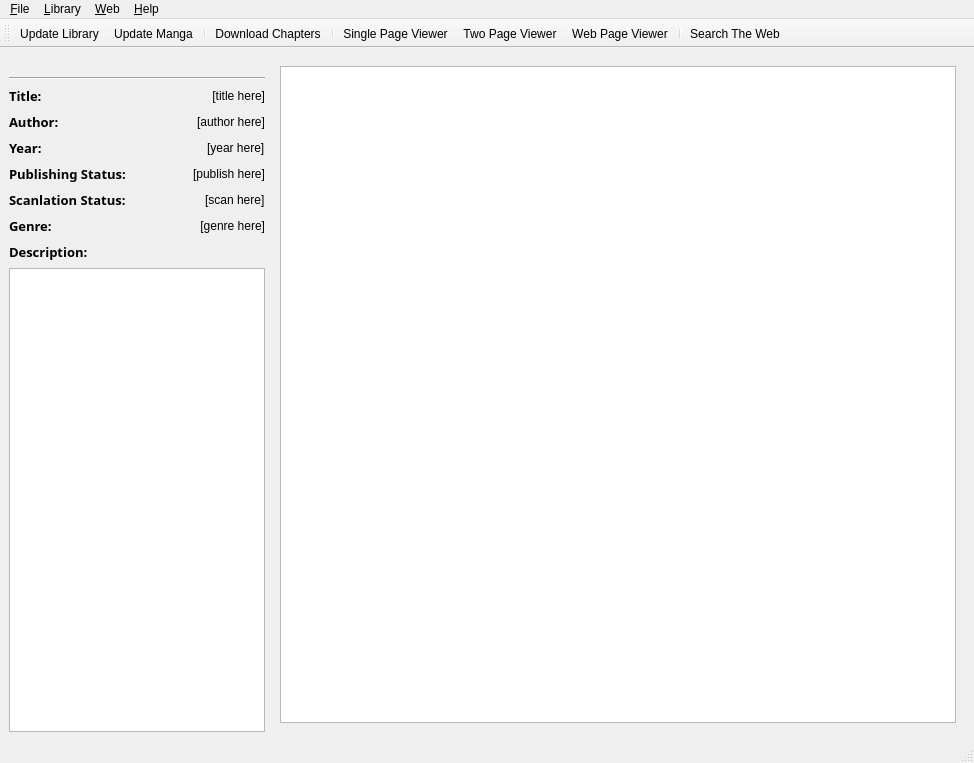
<?xml version="1.0" encoding="UTF-8"?>
<ui version="4.0">
 <class>MainWindow</class>
 <widget class="QMainWindow" name="MainWindow">
  <property name="geometry">
   <rect>
    <x>0</x>
    <y>0</y>
    <width>974</width>
    <height>763</height>
   </rect>
  </property>
  <property name="windowTitle">
   <string>MainWindow</string>
  </property>
  <widget class="QWidget" name="centralwidget">
   <layout class="QHBoxLayout" name="horizontalLayout">
    <item>
     <widget class="QSplitter" name="splitter">
      <property name="sizePolicy">
       <sizepolicy hsizetype="Expanding" vsizetype="Expanding">
        <horstretch>0</horstretch>
        <verstretch>0</verstretch>
       </sizepolicy>
      </property>
      <property name="minimumSize">
       <size>
        <width>0</width>
        <height>0</height>
       </size>
      </property>
      <property name="orientation">
       <enum>Qt::Horizontal</enum>
      </property>
      <property name="opaqueResize">
       <bool>true</bool>
      </property>
      <property name="handleWidth">
       <number>5</number>
      </property>
      <widget class="QWidget" name="widget" native="true">
       <property name="sizePolicy">
        <sizepolicy hsizetype="Preferred" vsizetype="Preferred">
         <horstretch>1</horstretch>
         <verstretch>0</verstretch>
        </sizepolicy>
       </property>
       <layout class="QVBoxLayout" name="verticalLayout">
        <item>
         <widget class="QLabel" name="cover_label">
          <property name="text">
           <string/>
          </property>
          <property name="pixmap">
           <pixmap>../../../../../../kml/.Cover/Aka Akatoretachi no Monogatari.jpg</pixmap>
          </property>
          <property name="scaledContents">
           <bool>false</bool>
          </property>
          <property name="alignment">
           <set>Qt::AlignHCenter|Qt::AlignTop</set>
          </property>
         </widget>
        </item>
        <item>
         <widget class="Line" name="line">
          <property name="orientation">
           <enum>Qt::Horizontal</enum>
          </property>
         </widget>
        </item>
        <item>
         <layout class="QHBoxLayout" name="title_hlayout">
          <item>
           <widget class="QLabel" name="label_2">
            <property name="font">
             <font>
              <family>Arial Black</family>
              <pointsize>10</pointsize>
              <weight>75</weight>
              <bold>true</bold>
             </font>
            </property>
            <property name="text">
             <string>Title:</string>
            </property>
           </widget>
          </item>
          <item>
           <spacer name="horizontalSpacer">
            <property name="orientation">
             <enum>Qt::Horizontal</enum>
            </property>
            <property name="sizeHint" stdset="0">
             <size>
              <width>40</width>
              <height>20</height>
             </size>
            </property>
           </spacer>
          </item>
          <item>
           <widget class="QLabel" name="label_title">
            <property name="text">
             <string>[title here]</string>
            </property>
            <property name="alignment">
             <set>Qt::AlignRight|Qt::AlignTrailing|Qt::AlignVCenter</set>
            </property>
            <property name="wordWrap">
             <bool>true</bool>
            </property>
           </widget>
          </item>
         </layout>
        </item>
        <item>
         <layout class="QHBoxLayout" name="author_hlayout">
          <item>
           <widget class="QLabel" name="author_title">
            <property name="font">
             <font>
              <family>Arial Black</family>
              <pointsize>10</pointsize>
              <weight>75</weight>
              <bold>true</bold>
             </font>
            </property>
            <property name="text">
             <string>Author:</string>
            </property>
           </widget>
          </item>
          <item>
           <spacer name="horizontalSpacer_2">
            <property name="orientation">
             <enum>Qt::Horizontal</enum>
            </property>
            <property name="sizeHint" stdset="0">
             <size>
              <width>40</width>
              <height>20</height>
             </size>
            </property>
           </spacer>
          </item>
          <item>
           <widget class="QLabel" name="label_author">
            <property name="text">
             <string>[author here]</string>
            </property>
           </widget>
          </item>
         </layout>
        </item>
        <item>
         <layout class="QHBoxLayout" name="year_hlayout">
          <item>
           <widget class="QLabel" name="year_title">
            <property name="font">
             <font>
              <family>Arial Black</family>
              <pointsize>10</pointsize>
              <weight>75</weight>
              <bold>true</bold>
             </font>
            </property>
            <property name="text">
             <string>Year:</string>
            </property>
           </widget>
          </item>
          <item>
           <spacer name="horizontalSpacer_3">
            <property name="orientation">
             <enum>Qt::Horizontal</enum>
            </property>
            <property name="sizeHint" stdset="0">
             <size>
              <width>40</width>
              <height>20</height>
             </size>
            </property>
           </spacer>
          </item>
          <item>
           <widget class="QLabel" name="label_year">
            <property name="text">
             <string>[year here]</string>
            </property>
           </widget>
          </item>
         </layout>
        </item>
        <item>
         <layout class="QHBoxLayout" name="publish_hlayout">
          <item>
           <widget class="QLabel" name="publish_title">
            <property name="font">
             <font>
              <family>Arial Black</family>
              <pointsize>10</pointsize>
              <weight>75</weight>
              <bold>true</bold>
             </font>
            </property>
            <property name="text">
             <string>Publishing Status:</string>
            </property>
           </widget>
          </item>
          <item>
           <spacer name="horizontalSpacer_5">
            <property name="orientation">
             <enum>Qt::Horizontal</enum>
            </property>
            <property name="sizeHint" stdset="0">
             <size>
              <width>40</width>
              <height>20</height>
             </size>
            </property>
           </spacer>
          </item>
          <item>
           <widget class="QLabel" name="label_publish">
            <property name="text">
             <string>[publish here]</string>
            </property>
           </widget>
          </item>
         </layout>
        </item>
        <item>
         <layout class="QHBoxLayout" name="scan_hlayout">
          <item>
           <widget class="QLabel" name="scan_title">
            <property name="font">
             <font>
              <family>Arial Black</family>
              <pointsize>10</pointsize>
              <weight>75</weight>
              <bold>true</bold>
             </font>
            </property>
            <property name="text">
             <string>Scanlation Status:</string>
            </property>
           </widget>
          </item>
          <item>
           <spacer name="horizontalSpacer_6">
            <property name="orientation">
             <enum>Qt::Horizontal</enum>
            </property>
            <property name="sizeHint" stdset="0">
             <size>
              <width>40</width>
              <height>20</height>
             </size>
            </property>
           </spacer>
          </item>
          <item>
           <widget class="QLabel" name="label_scan">
            <property name="text">
             <string>[scan here]</string>
            </property>
           </widget>
          </item>
         </layout>
        </item>
        <item>
         <layout class="QHBoxLayout" name="genre_hlayout">
          <item>
           <widget class="QLabel" name="genre_title">
            <property name="font">
             <font>
              <family>Arial Black</family>
              <pointsize>10</pointsize>
              <weight>75</weight>
              <bold>true</bold>
             </font>
            </property>
            <property name="text">
             <string>Genre:</string>
            </property>
           </widget>
          </item>
          <item>
           <spacer name="horizontalSpacer_4">
            <property name="orientation">
             <enum>Qt::Horizontal</enum>
            </property>
            <property name="sizeHint" stdset="0">
             <size>
              <width>40</width>
              <height>20</height>
             </size>
            </property>
           </spacer>
          </item>
          <item>
           <widget class="QLabel" name="label_genre">
            <property name="text">
             <string>[genre here]</string>
            </property>
            <property name="alignment">
             <set>Qt::AlignRight|Qt::AlignTrailing|Qt::AlignVCenter</set>
            </property>
           </widget>
          </item>
         </layout>
        </item>
        <item>
         <layout class="QHBoxLayout" name="description_hlayout">
          <item>
           <widget class="QLabel" name="description_title">
            <property name="font">
             <font>
              <family>Arial Black</family>
              <pointsize>10</pointsize>
              <weight>75</weight>
              <bold>true</bold>
             </font>
            </property>
            <property name="text">
             <string>Description:</string>
            </property>
           </widget>
          </item>
          <item>
           <spacer name="horizontalSpacer_7">
            <property name="orientation">
             <enum>Qt::Horizontal</enum>
            </property>
            <property name="sizeHint" stdset="0">
             <size>
              <width>40</width>
              <height>20</height>
             </size>
            </property>
           </spacer>
          </item>
         </layout>
        </item>
        <item>
         <widget class="QTextBrowser" name="description_box">
          <property name="sizePolicy">
           <sizepolicy hsizetype="Expanding" vsizetype="Expanding">
            <horstretch>0</horstretch>
            <verstretch>0</verstretch>
           </sizepolicy>
          </property>
          <property name="font">
           <font>
            <family>Tahoma</family>
            <pointsize>9</pointsize>
           </font>
          </property>
         </widget>
        </item>
       </layout>
      </widget>
     </widget>
    </item>
    <item>
     <widget class="QStackedWidget" name="stacked">
      <property name="sizePolicy">
       <sizepolicy hsizetype="Preferred" vsizetype="Preferred">
        <horstretch>10</horstretch>
        <verstretch>0</verstretch>
       </sizepolicy>
      </property>
      <property name="autoFillBackground">
       <bool>false</bool>
      </property>
      <property name="currentIndex">
       <number>0</number>
      </property>
      <widget class="QWidget" name="manga_page">
       <layout class="QGridLayout" name="gridLayout">
        <item row="0" column="0">
         <widget class="QListWidget" name="manga_list"/>
        </item>
       </layout>
      </widget>
      <widget class="QWidget" name="chapter_page">
       <layout class="QGridLayout" name="gridLayout_2">
        <item row="1" column="0">
         <widget class="QTableView" name="chapter_table"/>
        </item>
        <item row="0" column="0">
         <widget class="QPushButton" name="btn_back_manga_list">
          <property name="text">
           <string>Back To Manga List</string>
          </property>
         </widget>
        </item>
       </layout>
      </widget>
     </widget>
    </item>
   </layout>
  </widget>
  <widget class="QMenuBar" name="menubar">
   <property name="geometry">
    <rect>
     <x>0</x>
     <y>0</y>
     <width>974</width>
     <height>21</height>
    </rect>
   </property>
   <widget class="QMenu" name="menuFile">
    <property name="title">
     <string>&amp;File</string>
    </property>
    <addaction name="actionExit"/>
   </widget>
   <widget class="QMenu" name="menuLibrary">
    <property name="title">
     <string>&amp;Library</string>
    </property>
    <widget class="QMenu" name="menuRead_Chapter">
     <property name="title">
      <string>Read Chapter</string>
     </property>
     <addaction name="action_single_page_viewer"/>
     <addaction name="action_two_page_viewer"/>
     <addaction name="action_web_viewer"/>
    </widget>
    <widget class="QMenu" name="menuAdd_Manga">
     <property name="title">
      <string>Add Manga</string>
     </property>
     <addaction name="action_add_from_url"/>
    </widget>
    <addaction name="menuAdd_Manga"/>
    <addaction name="separator"/>
    <addaction name="action_update_manga"/>
    <addaction name="action_update_library"/>
    <addaction name="separator"/>
    <addaction name="menuRead_Chapter"/>
    <addaction name="separator"/>
    <addaction name="action_download_chapters"/>
   </widget>
   <widget class="QMenu" name="menuWeb">
    <property name="title">
     <string>&amp;Web</string>
    </property>
    <addaction name="action_search_web"/>
   </widget>
   <widget class="QMenu" name="menuHelp">
    <property name="title">
     <string>&amp;Help</string>
    </property>
   </widget>
   <addaction name="menuFile"/>
   <addaction name="menuLibrary"/>
   <addaction name="menuWeb"/>
   <addaction name="menuHelp"/>
  </widget>
  <widget class="QStatusBar" name="statusbar"/>
  <widget class="QToolBar" name="toolBar">
   <property name="windowTitle">
    <string>toolBar</string>
   </property>
   <attribute name="toolBarArea">
    <enum>TopToolBarArea</enum>
   </attribute>
   <attribute name="toolBarBreak">
    <bool>false</bool>
   </attribute>
   <addaction name="action_update_library"/>
   <addaction name="action_update_manga"/>
   <addaction name="separator"/>
   <addaction name="action_download_chapters"/>
   <addaction name="separator"/>
   <addaction name="action_single_page_viewer"/>
   <addaction name="action_two_page_viewer"/>
   <addaction name="action_web_viewer"/>
   <addaction name="separator"/>
   <addaction name="action_search_web"/>
  </widget>
  <action name="actionExit">
   <property name="text">
    <string>Exit</string>
   </property>
  </action>
  <action name="action_update_library">
   <property name="icon">
    <iconset resource="main_window.qrc">
     <normaloff>:/read_chapter/icons/update.png</normaloff>:/read_chapter/icons/update.png</iconset>
   </property>
   <property name="text">
    <string>Update Library</string>
   </property>
  </action>
  <action name="action_search_web">
   <property name="icon">
    <iconset resource="main_window.qrc">
     <normaloff>:/read_chapter/icons/search_web.png</normaloff>:/read_chapter/icons/search_web.png</iconset>
   </property>
   <property name="text">
    <string>Search The Web</string>
   </property>
  </action>
  <action name="action_single_page_viewer">
   <property name="icon">
    <iconset resource="main_window.qrc">
     <normaloff>:/read_chapter/icons/read_chapter.png</normaloff>:/read_chapter/icons/read_chapter.png</iconset>
   </property>
   <property name="text">
    <string>Single Page Viewer</string>
   </property>
  </action>
  <action name="action_two_page_viewer">
   <property name="icon">
    <iconset resource="main_window.qrc">
     <normaloff>:/read_chapter/icons/read_two_page.png</normaloff>:/read_chapter/icons/read_two_page.png</iconset>
   </property>
   <property name="text">
    <string>Two Page Viewer</string>
   </property>
  </action>
  <action name="action_web_viewer">
   <property name="icon">
    <iconset resource="main_window.qrc">
     <normaloff>:/read_chapter/icons/web_view.png</normaloff>:/read_chapter/icons/web_view.png</iconset>
   </property>
   <property name="text">
    <string>Web Page Viewer</string>
   </property>
  </action>
  <action name="action_update_manga">
   <property name="icon">
    <iconset resource="main_window.qrc">
     <normaloff>:/read_chapter/icons/update.png</normaloff>:/read_chapter/icons/update.png</iconset>
   </property>
   <property name="text">
    <string>Update Manga</string>
   </property>
  </action>
  <action name="action_add_from_url">
   <property name="text">
    <string>Add From Url</string>
   </property>
  </action>
  <action name="action_download_chapters">
   <property name="icon">
    <iconset resource="main_window.qrc">
     <normaloff>:/read_chapter/icons/download.ico</normaloff>:/read_chapter/icons/download.ico</iconset>
   </property>
   <property name="text">
    <string>Download Chapters</string>
   </property>
  </action>
 </widget>
 <resources>
  <include location="main_window.qrc"/>
 </resources>
 <connections/>
</ui>
